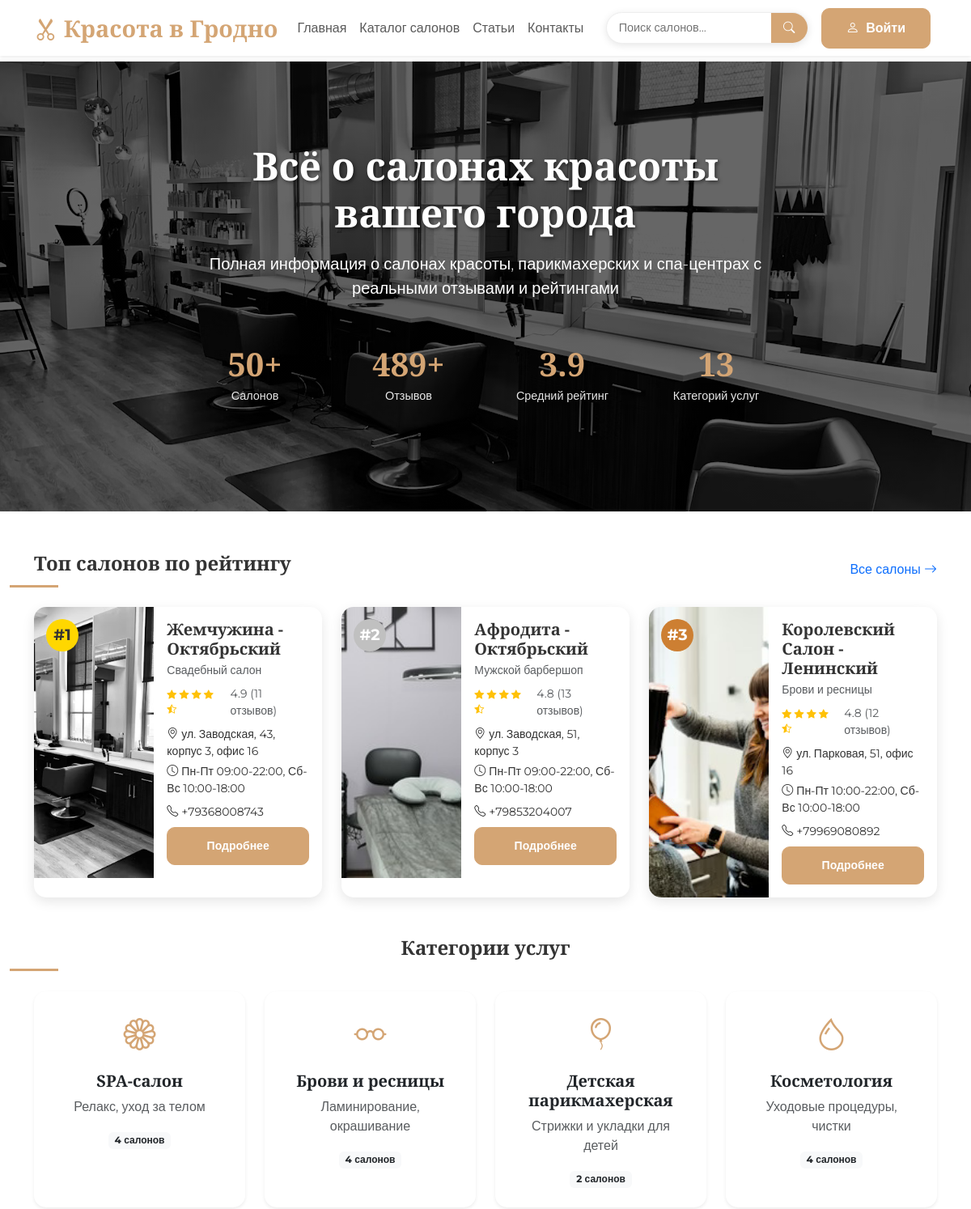
Before: / (upper part) with the older database file.
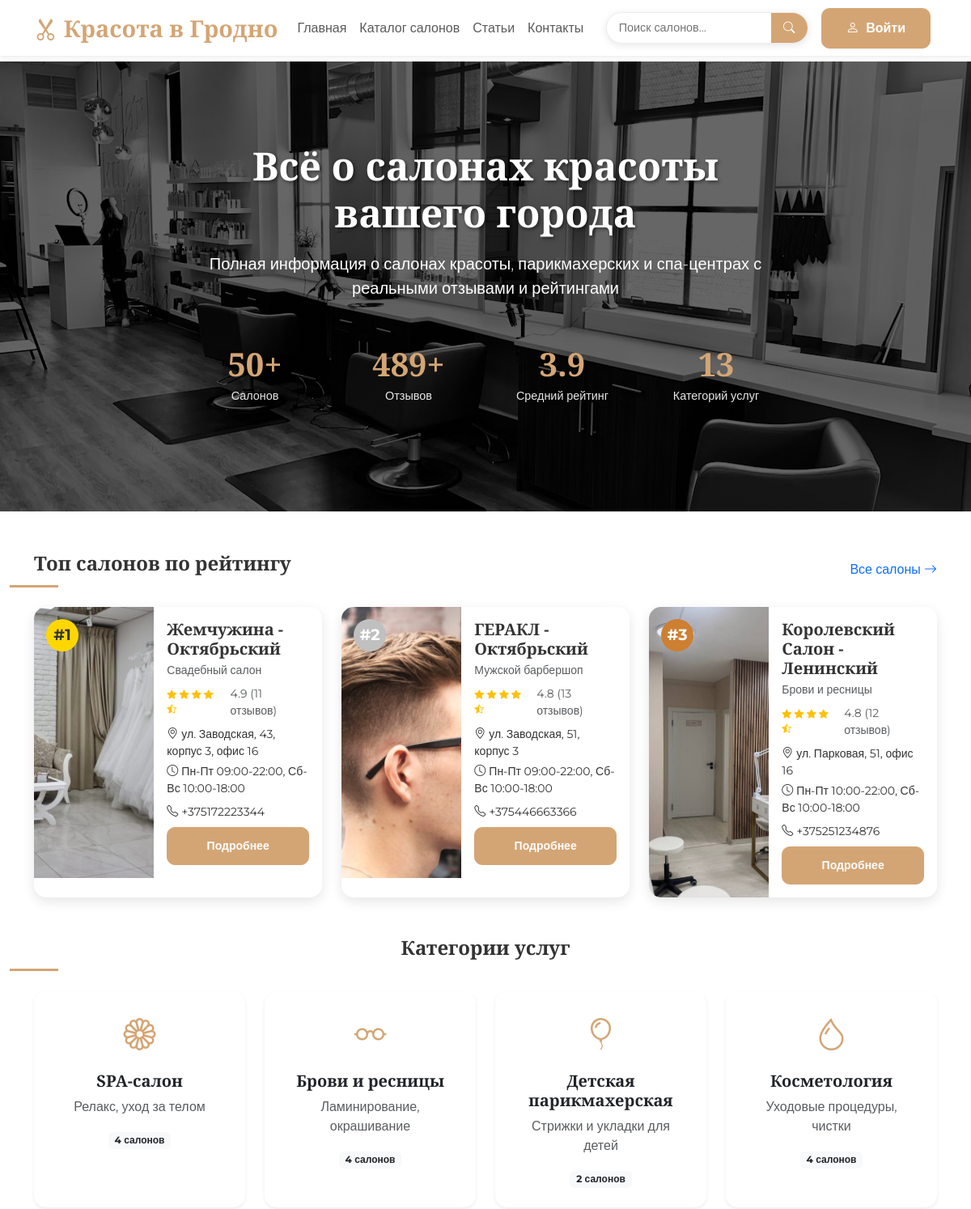
After: the same page with the newer database file.
### models.py (models this page shows)
class Salon(db.Model):
    __tablename__ = 'salons'
    id = db.Column(db.Integer, primary_key=True)
    name = db.Column(db.String(200))
    category = db.Column(db.String(100))
    description = db.Column(db.Text)
    address = db.Column(db.String(300))
    district = db.Column(db.String(100))
    phone = db.Column(db.String(20))
    working_hours = db.Column(db.String(200))
    rating = db.Column(db.Float, default=0.0)
    reviews_count = db.Column(db.Integer, default=0)
    is_verified = db.Column(db.Boolean, default=False)
    image_url = db.Column(db.String(300), default='/static/img/default.png')
    created_at = db.Column(db.DateTime, server_default=db.func.now())
    services = db.relationship('Service', backref='salon', lazy=True, cascade='all, delete-orphan')
    reviews = db.relationship('Review', backref='salon', lazy=True, cascade='all, delete-orphan')

### app.py (the view)
@app.route('/')
def home():
    total_salons = Salon.query.count()
    total_reviews = Review.query.count()
    total_categories = db.session.query(Salon.category).distinct().count()
    avg_rating = db.session.query(func.avg(Salon.rating)).scalar() or 0
    average_rating = round(avg_rating, 1)
    top_salons = Salon.query.order_by(
        Salon.rating.desc(),
        Salon.reviews_count.desc()
    ).limit(3).all()
    categories = db.session.query(
        Salon.category,
        func.count(Salon.id).label('count')
    ).group_by(Salon.category).all()
    categories_data = []
    for cat, count in categories:
        if cat:
            categories_data.append({
                "name": cat,
                "count": count
            })
    recent_reviews = Review.query.join(Salon).order_by(
        Review.created_at.desc()
    ).limit(4).all()
    blog_posts = BlogPost.query.filter(
        BlogPost.is_published == True
    ).order_by(
        BlogPost.views_count.desc()
    ).limit(3).all()
    districts = db.session.query(
        Salon.district,
        func.count(Salon.id).label('count')
    ).group_by(Salon.district).all()
    districts_data = []
    for dist, count in districts:
        if dist:
            districts_data.append({
                "name": dist,
                "count": count
            })
    max_district_count = max([d["count"] for d in districts_data]) if districts_data else 1
    return render_template('index.html',
        title="Красота в Гродно - Информационный ресурс о салонах красоты",
        stats={
            "total_salons": total_salons,
            "total_reviews": total_reviews,
            "average_rating": average_rating,
            "total_categories": total_categories
        },
        top_salons=top_salons,
        categories=categories_data,
        recent_reviews=recent_reviews,
        blog_posts=blog_posts,
        districts=districts_data,
        max_district_count=max_district_count
    )

### templates/index.html (shortened to what this page needs)
{% extends "base.html" %} {% block content %}
<section class="hero-section">
  <div class="container">
    <div
      class="row d-flex justify-content-center align-items-center text-center"
    >
      <div class="col-lg-8">
        <h1 class="hero-title">Всё о салонах красоты вашего города</h1>
        <p class="lead mb-4">
          Полная информация о салонах красоты, парикмахерских и спа-центрах
          с реальными отзывами и рейтингами
        </p>
        <div class="stats-container">
          <div class="row">
            <div class="col-6 col-md-3">
              <div class="stat-item">
                <h3 class="stat-number">{{ stats.total_salons }}+</h3>
                <p class="stat-label">Салонов</p>
              </div>
            </div>
            <div class="col-6 col-md-3">
              <div class="stat-item">
                <h3 class="stat-number">{{ stats.total_reviews }}+</h3>
                <p class="stat-label">Отзывов</p>
              </div>
            </div>
            <div class="col-6 col-md-3">
              <div class="stat-item">
                <h3 class="stat-number">{{ stats.average_rating }}</h3>
                <p class="stat-label">Средний рейтинг</p>
              </div>
            </div>
            <div class="col-6 col-md-3">
              <div class="stat-item">
                <h3 class="stat-number">{{ stats.total_categories }}</h3>
                <p class="stat-label">Категорий услуг</p>
              </div>
            </div>
          </div>
        </div>
      </div>
    </div>
  </div>
</section>
<section class="container mb-5">
  <div class="d-flex justify-content-between align-items-center mb-4">
    <h2 class="section-title mb-0">Топ салонов по рейтингу</h2>
    <a href="/catalog?sort_by=rating" class="text-decoration-none"
      >Все салоны <i class="bi bi-arrow-right"></i
    ></a>
  </div>
  <div class="row g-4">
    {% for salon in top_salons %}
    <div class="col-md-4">
      <div class="top-salon-card top-{{ loop.index }}">
        <div class="top-badge">#{{ loop.index }}</div>
        <div class="row g-0">
          <div class="col-md-5">
            <img src="{{ salon.image_url }}" class="top-salon-img" alt="{{ salon.name }}" />
          </div>
          <div class="col-md-7">
            <div class="p-3">
              <h5 class="mb-1">{{ salon.name }}</h5>
              <p class="text-muted small mb-2">{{ salon.category }}</p>
              <div class="d-flex align-items-center mb-2">
                <div class="rating rating-wrap me-2">
                  {% for i in range(5) %}
                    {% if i < salon.rating|int %}
                      <i class="bi bi-star-fill"></i>
                    {% elif i < salon.rating %}
                      <i class="bi bi-star-half"></i>
                    {% else %}
                      <i class="bi bi-star"></i>
                    {% endif %}
                  {% endfor %}
                </div>
                <span class="text-muted small">{{ "%.1f"|format(salon.rating) }} ({{ salon.reviews_count }} отзывов)</span>
              </div>
              <div class="salon-info">
                <p class="small mb-1">
                  <i class="bi bi-geo-alt me-1"></i>{{ salon.address }}
                </p>
                <p class="small mb-2">
                  <i class="bi bi-clock me-1"></i>{{ salon.working_hours }}
                </p>
                <p class="small mb-0">
                  <i class="bi bi-telephone me-1"></i>{{ salon.phone }}
                </p>
              </div>
              <a href="/catalog/{{ salon.id }}" class="btn btn-sm btn-beauty mt-2 w-100">Подробнее</a>
            </div>
          </div>
        </div>
      </div>
    </div>
    {% endfor %}
  </div>
</section>
<section class="container mb-5">
  <h2 class="section-title">Категории услуг</h2>
  <div class="row g-4">
    {% for category in categories %}
    <div class="col-md-3 col-sm-6">
      <a href="/catalog?category={{ category.name }}" class="text-decoration-none text-dark">
        <div class="category-card text-center p-4 shadow-sm">
          <div class="category-icon">
            {% if category.name == "Парикмахерская" %}
              <i class="bi bi-scissors"></i>
            {% elif category.name == "Ногтевой сервис" %}
              <i class="bi bi-brush"></i>
            {% elif category.name == "Косметология" %}
              <i class="bi bi-droplet"></i>
            {% elif category.name == "SPA-салон" %}
              <i class="bi bi-flower1"></i>
            {% elif category.name == "Брови и ресницы" %}
              <i class="bi bi-eyeglasses"></i>
            {% elif category.name == "Тату и пирсинг" %}
              <i class="bi bi-diamond"></i>
            {% elif category.name == "Мужской барбершоп" %}
              <i class="bi bi-gender-male"></i>
            {% elif category.name == "Солярий" %}
              <i class="bi bi-rainbow"></i>
            {% elif category.name == "Массажный салон" %}
              <i class="bi bi-hand-index"></i>
            {% elif category.name == "Эпиляция и депиляция" %}
              <i class="bi bi-droplet-half"></i>
            {% elif category.name == "Свадебный салон" %}
              <i class="bi bi-heart"></i>
            {% elif category.name == "Детская парикмахерская" %}
              <i class="bi bi-balloon"></i>
            {% elif category.name == "Салон красоты полного цикла" %}
              <i class="bi bi-stars"></i>
            {% else %}
              <i class="bi bi-shop"></i>
            {% endif %}
          </div>
          <h5>{{ category.name }}</h5>
          <p class="text-muted">
            {% if category.name == "Парикмахерская" %}
              Стрижки, укладки, окрашивание
            {% elif category.name == "Ногтевой сервис" %}
              Маникюр, педикюр, наращивание
            {% elif category.name == "Косметология" %}
              Уходовые процедуры, чистки
            {% elif category.name == "SPA-салон" %}
              Релакс, уход за телом
            {% elif category.name == "Брови и ресницы" %}
              Ламинирование, окрашивание
            {% elif category.name == "Тату и пирсинг" %}
              Студии татуировки и пирсинга
            {% elif category.name == "Мужской барбершоп" %}
              Барбершопы и мужской уход
            {% elif category.name == "Солярий" %}
              Студии загара
            {% elif category.name == "Массажный салон" %}
              Лечебный и расслабляющий массаж
            {% elif category.name == "Эпиляция и депиляция" %}
              Шугаринг, воск, лазер
            {% elif category.name == "Свадебный салон" %}
              Свадебные прически и макияж
            {% elif category.name == "Детская парикмахерская" %}
              Стрижки и укладки для детей
            {% elif category.name == "Салон красоты полного цикла" %}
              Полный спектр услуг
            {% else %}
              Различные услуги красоты
            {% endif %}
          </p>
          <span class="badge bg-light text-dark">{{ category.count }} салонов</span>
        </div>
      </a>
    </div>
    {% endfor %}
  </div>
</section>
{% endblock %}

### templates/base.html (shortened to what this page needs)
<!DOCTYPE html>
<html lang="ru">
  <head>
    <link href="../static/css/bootstrap.min.css" rel="stylesheet" />
    <link
      rel="stylesheet"
      href="https://cdn.jsdelivr.net/npm/bootstrap-icons@1.10.0/font/bootstrap-icons.css"
    />
    <link rel="stylesheet" href="../static/css/style.css" />
  </head>
  <body>
    <nav
      class="navbar navbar-expand-lg navbar-light bg-white fixed-top shadow-sm"
    >
      <div class="container">
        <a class="navbar-brand" href="/">
          <i class="bi bi-scissors me-2"></i>Красота в Гродно
        </a>
        <div class="collapse navbar-collapse" id="navbarNav">
          <ul class="navbar-nav me-auto">
            <li class="nav-item">
              <a class="nav-link" href="/">Главная</a>
            </li>
            <li class="nav-item">
              <a class="nav-link" href="/catalog">Каталог салонов</a>
            </li>
            <li class="nav-item">
              <a class="nav-link" href="/blog">Статьи</a>
            </li>
            <li class="nav-item">
              <a class="nav-link" href="/contact">Контакты</a>
            </li>
          </ul>
          <div class="search-autocomplete navbar-search-form me-3">
            <form action="/catalog/search" method="post" id="searchForm">
              <div class="navbar-search-container">
                <input
                  type="text"
                  class="navbar-search-input"
                  id="searchInput"
                  name="search_query"
                  placeholder="Поиск салонов..."
                  aria-label="Поиск салонов"
                  autocomplete="off"
                />
                <button class="navbar-search-btn" type="submit">
                  <i class="bi bi-search"></i>
                </button>
              </div>
            </form>
          </div>
          <div class="d-flex">
    {% if current_user.is_authenticated %}
        <div class="dropdown">
            <button class="btn btn-beauty dropdown-toggle" type="button" id="userDropdown" data-bs-toggle="dropdown">
                <i class="bi bi-person me-1"></i>
                {% if current_user.first_name %}
                    {{ current_user.first_name }}
                {% else %}
                    Аккаунт
                {% endif %}
            </button>
            <ul class="dropdown-menu dropdown-menu-end">
                <li><a class="dropdown-item" href="/profile"><i class="bi bi-person-circle me-2"></i>Профиль</a></li>
                <li><hr class="dropdown-divider"></li>
                <li><a class="dropdown-item" href="/logout"><i class="bi bi-box-arrow-right me-2"></i>Выйти</a></li>
            </ul>
        </div>
    {% else %}
        <a class="btn btn-beauty me-2" href="/login">
            <i class="bi bi-person me-1"></i> Войти
        </a>
    {% endif %}
</div>
        </div>
      </div>
    </nav>
    {% block content %}{% endblock %}
  </body>
</html>

Changed rows visible on the page:
changed Salon "Жемчужина - Октябрьский": image_url: a different picture; phone "+79368008743" → "+375172223344"
changed Salon "Мужской барбершоп": image_url: a different picture; name "Афродита - Октябрьский" → "ГЕРАКЛ - Октябрьский"; phone "+79853204007" → "+375446663366"
changed Salon "Королевский Салон - Ленинский": image_url: a different picture; phone "+79969080892" → "+375251234876"
